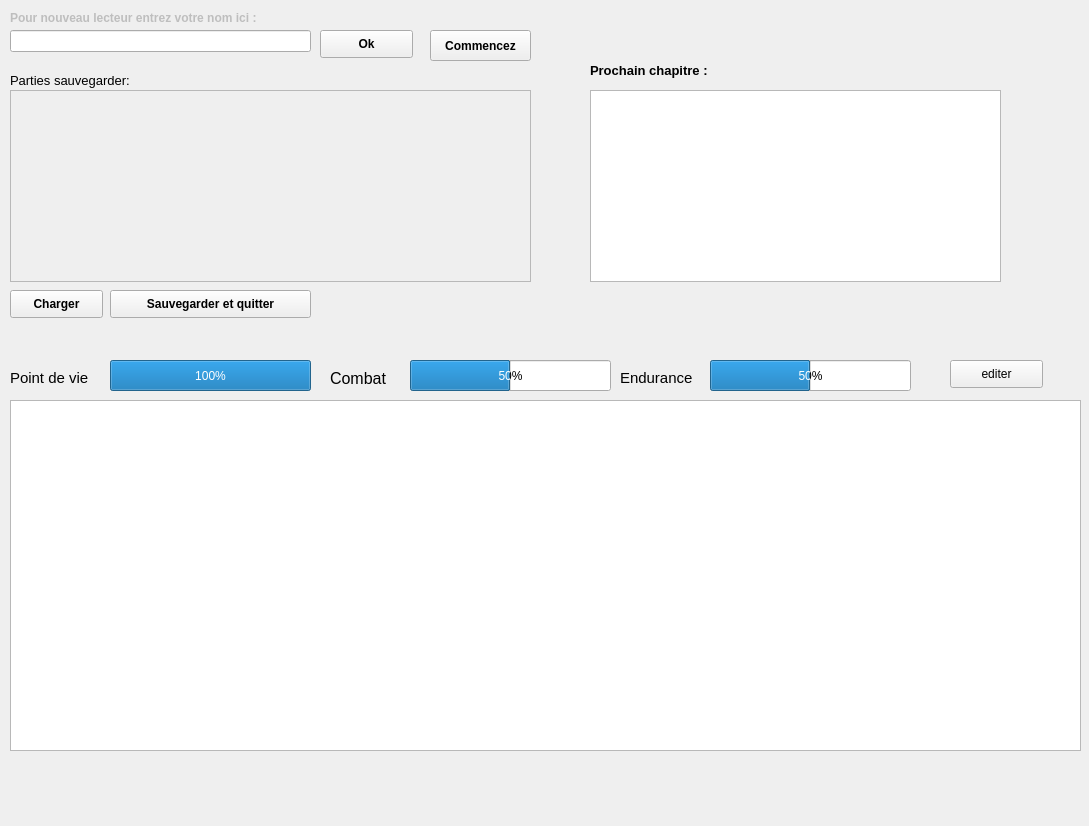
<?xml version="1.0" encoding="UTF-8"?>
<ui version="4.0">
 <class>MainWindow</class>
 <widget class="QMainWindow" name="MainWindow">
  <property name="enabled">
   <bool>true</bool>
  </property>
  <property name="geometry">
   <rect>
    <x>0</x>
    <y>0</y>
    <width>1089</width>
    <height>826</height>
   </rect>
  </property>
  <property name="windowTitle">
   <string>MainWindow</string>
  </property>
  <widget class="QWidget" name="centralwidget">
   <widget class="QWidget" name="horizontalLayoutWidget_2">
    <property name="geometry">
     <rect>
      <x>1078</x>
      <y>9</y>
      <width>16</width>
      <height>16</height>
     </rect>
    </property>
    <layout class="QHBoxLayout" name="horizontalLayout_2"/>
   </widget>
   <widget class="QPlainTextEdit" name="plainTextEdit">
    <property name="geometry">
     <rect>
      <x>10</x>
      <y>400</y>
      <width>1071</width>
      <height>351</height>
     </rect>
    </property>
   </widget>
   <widget class="QPushButton" name="pushButton_2">
    <property name="geometry">
     <rect>
      <x>430</x>
      <y>30</y>
      <width>101</width>
      <height>31</height>
     </rect>
    </property>
    <property name="font">
     <font>
      <weight>75</weight>
      <bold>true</bold>
     </font>
    </property>
    <property name="text">
     <string>Commencez</string>
    </property>
   </widget>
   <widget class="QProgressBar" name="progressBar">
    <property name="geometry">
     <rect>
      <x>110</x>
      <y>360</y>
      <width>201</width>
      <height>31</height>
     </rect>
    </property>
    <property name="value">
     <number>100</number>
    </property>
   </widget>
   <widget class="QProgressBar" name="progressBar_2">
    <property name="geometry">
     <rect>
      <x>410</x>
      <y>360</y>
      <width>201</width>
      <height>31</height>
     </rect>
    </property>
    <property name="value">
     <number>50</number>
    </property>
   </widget>
   <widget class="QProgressBar" name="progressBar_3">
    <property name="geometry">
     <rect>
      <x>710</x>
      <y>360</y>
      <width>201</width>
      <height>31</height>
     </rect>
    </property>
    <property name="value">
     <number>50</number>
    </property>
   </widget>
   <widget class="QLabel" name="label_3">
    <property name="geometry">
     <rect>
      <x>10</x>
      <y>370</y>
      <width>101</width>
      <height>16</height>
     </rect>
    </property>
    <property name="font">
     <font>
      <pointsize>11</pointsize>
     </font>
    </property>
    <property name="text">
     <string>Point de vie</string>
    </property>
   </widget>
   <widget class="QLabel" name="label_4">
    <property name="geometry">
     <rect>
      <x>330</x>
      <y>370</y>
      <width>71</width>
      <height>16</height>
     </rect>
    </property>
    <property name="font">
     <font>
      <pointsize>12</pointsize>
     </font>
    </property>
    <property name="text">
     <string>Combat</string>
    </property>
   </widget>
   <widget class="QLabel" name="label_5">
    <property name="geometry">
     <rect>
      <x>620</x>
      <y>370</y>
      <width>91</width>
      <height>16</height>
     </rect>
    </property>
    <property name="font">
     <font>
      <pointsize>11</pointsize>
     </font>
    </property>
    <property name="text">
     <string>Endurance</string>
    </property>
   </widget>
   <widget class="QLabel" name="label_6">
    <property name="geometry">
     <rect>
      <x>10</x>
      <y>70</y>
      <width>161</width>
      <height>21</height>
     </rect>
    </property>
    <property name="font">
     <font>
      <pointsize>10</pointsize>
     </font>
    </property>
    <property name="text">
     <string>Parties sauvegarder:</string>
    </property>
   </widget>
   <widget class="QListWidget" name="listWidget">
    <property name="enabled">
     <bool>false</bool>
    </property>
    <property name="geometry">
     <rect>
      <x>10</x>
      <y>90</y>
      <width>521</width>
      <height>192</height>
     </rect>
    </property>
    <property name="editTriggers">
     <set>QAbstractItemView::SelectedClicked</set>
    </property>
   </widget>
   <widget class="QPushButton" name="pushButton_3">
    <property name="geometry">
     <rect>
      <x>10</x>
      <y>290</y>
      <width>93</width>
      <height>28</height>
     </rect>
    </property>
    <property name="font">
     <font>
      <weight>75</weight>
      <bold>true</bold>
     </font>
    </property>
    <property name="text">
     <string>Charger</string>
    </property>
   </widget>
   <widget class="QPushButton" name="pushButton_4">
    <property name="geometry">
     <rect>
      <x>110</x>
      <y>290</y>
      <width>201</width>
      <height>28</height>
     </rect>
    </property>
    <property name="font">
     <font>
      <weight>75</weight>
      <bold>true</bold>
     </font>
    </property>
    <property name="text">
     <string>Sauvegarder et quitter</string>
    </property>
   </widget>
   <widget class="QPushButton" name="pushButton_5">
    <property name="geometry">
     <rect>
      <x>950</x>
      <y>360</y>
      <width>93</width>
      <height>28</height>
     </rect>
    </property>
    <property name="text">
     <string>editer</string>
    </property>
   </widget>
   <widget class="QLabel" name="label_2">
    <property name="geometry">
     <rect>
      <x>590</x>
      <y>60</y>
      <width>171</width>
      <height>21</height>
     </rect>
    </property>
    <property name="font">
     <font>
      <pointsize>10</pointsize>
      <weight>75</weight>
      <bold>true</bold>
     </font>
    </property>
    <property name="text">
     <string>Prochain chapitre : </string>
    </property>
   </widget>
   <widget class="QTextBrowser" name="textBrowser">
    <property name="geometry">
     <rect>
      <x>590</x>
      <y>90</y>
      <width>411</width>
      <height>192</height>
     </rect>
    </property>
   </widget>
   <widget class="QLabel" name="label">
    <property name="enabled">
     <bool>false</bool>
    </property>
    <property name="geometry">
     <rect>
      <x>10</x>
      <y>10</y>
      <width>331</width>
      <height>16</height>
     </rect>
    </property>
    <property name="font">
     <font>
      <pointsize>9</pointsize>
      <weight>75</weight>
      <bold>true</bold>
     </font>
    </property>
    <property name="text">
     <string>Pour nouveau lecteur entrez votre nom ici :</string>
    </property>
   </widget>
   <widget class="QPushButton" name="pushButton">
    <property name="geometry">
     <rect>
      <x>320</x>
      <y>30</y>
      <width>93</width>
      <height>28</height>
     </rect>
    </property>
    <property name="font">
     <font>
      <weight>75</weight>
      <bold>true</bold>
     </font>
    </property>
    <property name="text">
     <string>Ok</string>
    </property>
   </widget>
   <widget class="QLineEdit" name="lineEdit_2">
    <property name="geometry">
     <rect>
      <x>10</x>
      <y>30</y>
      <width>301</width>
      <height>22</height>
     </rect>
    </property>
   </widget>
  </widget>
  <widget class="QMenuBar" name="menubar">
   <property name="geometry">
    <rect>
     <x>0</x>
     <y>0</y>
     <width>1089</width>
     <height>26</height>
    </rect>
   </property>
  </widget>
 </widget>
 <resources/>
 <connections>
  <connection>
   <sender>pushButton</sender>
   <signal>clicked()</signal>
   <receiver>MainWindow</receiver>
   <slot>insertionJoueur()</slot>
   <hints>
    <hint type="sourcelabel">
     <x>383</x>
     <y>69</y>
    </hint>
    <hint type="destinationlabel">
     <x>397</x>
     <y>28</y>
    </hint>
   </hints>
  </connection>
  <connection>
   <sender>pushButton_2</sender>
   <signal>clicked()</signal>
   <receiver>MainWindow</receiver>
   <slot>selectChapitre1()</slot>
   <hints>
    <hint type="sourcelabel">
     <x>496</x>
     <y>70</y>
    </hint>
    <hint type="destinationlabel">
     <x>535</x>
     <y>41</y>
    </hint>
   </hints>
  </connection>
  <connection>
   <sender>pushButton_3</sender>
   <signal>clicked()</signal>
   <receiver>MainWindow</receiver>
   <slot>selectPartieSauvegarde()</slot>
   <hints>
    <hint type="sourcelabel">
     <x>55</x>
     <y>333</y>
    </hint>
    <hint type="destinationlabel">
     <x>79</x>
     <y>350</y>
    </hint>
   </hints>
  </connection>
  <connection>
   <sender>pushButton_4</sender>
   <signal>clicked()</signal>
   <receiver>MainWindow</receiver>
   <slot>updateChapitreJoueur()</slot>
   <hints>
    <hint type="sourcelabel">
     <x>276</x>
     <y>324</y>
    </hint>
    <hint type="destinationlabel">
     <x>308</x>
     <y>352</y>
    </hint>
   </hints>
  </connection>
  <connection>
   <sender>textBrowser</sender>
   <signal>selectionChanged()</signal>
   <receiver>MainWindow</receiver>
   <slot>updateChapitre()</slot>
   <hints>
    <hint type="sourcelabel">
     <x>700</x>
     <y>252</y>
    </hint>
    <hint type="destinationlabel">
     <x>604</x>
     <y>330</y>
    </hint>
   </hints>
  </connection>
  <connection>
   <sender>pushButton_5</sender>
   <signal>clicked()</signal>
   <receiver>MainWindow</receiver>
   <slot>updateStats()</slot>
   <hints>
    <hint type="sourcelabel">
     <x>1009</x>
     <y>392</y>
    </hint>
    <hint type="destinationlabel">
     <x>1031</x>
     <y>339</y>
    </hint>
   </hints>
  </connection>
  <connection>
   <sender>plainTextEdit</sender>
   <signal>textChanged()</signal>
   <receiver>MainWindow</receiver>
   <slot>selectTexte()</slot>
   <hints>
    <hint type="sourcelabel">
     <x>368</x>
     <y>710</y>
    </hint>
    <hint type="destinationlabel">
     <x>338</x>
     <y>791</y>
    </hint>
   </hints>
  </connection>
 </connections>
 <slots>
  <slot>insertionJoueur()</slot>
  <slot>selectChapitre1()</slot>
  <slot>selectPartieSauvegarde()</slot>
  <slot>updateChapitreJoueur()</slot>
  <slot>updateChapitre()</slot>
  <slot>updateStats()</slot>
  <slot>selectTexte()</slot>
 </slots>
</ui>
